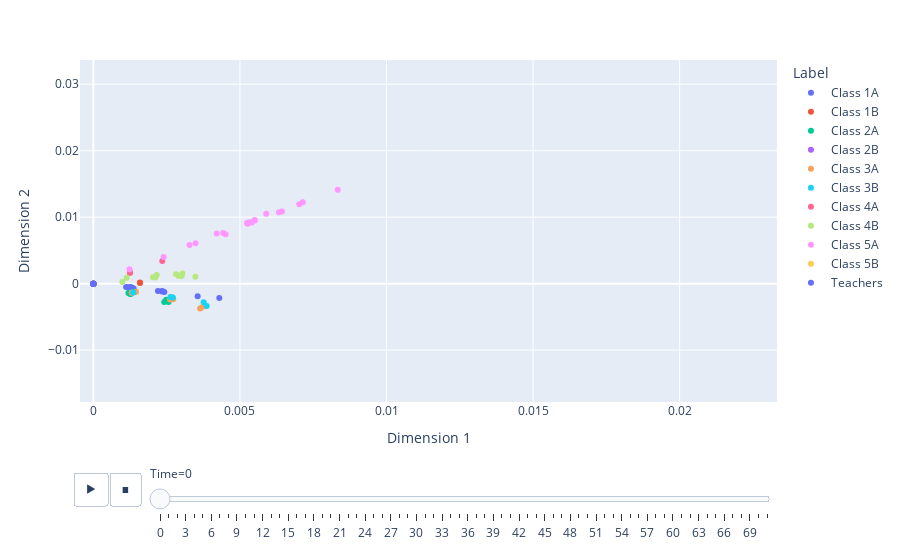

The notebook cell this image was saved under:
### Markdown cell above
### Quick visualisations

### Code cell
from pyemb.tools import plot_dyn_embedding

# Quick animation of the embedding
plot_dyn_embedding(emb, n, T, node_labels)

### Figure 1 — Plotly figure (JSON) as saved in the notebook; plotly's stock layout.template omitted (floating-point values rounded to 4 significant figures)
{"data": [{"hovertemplate": "Label=Class 1A<br>Time=0<br>Dimension 1=%{x}<br>Dimension 2=%{y}<extra></extra>", "legendgroup": "Class 1A", "marker": {"color": "#636efa", "symbol": "circle"}, "mode": "markers", "name": "Class 1A", "orientation": "v", "showlegend": true, "type": "scatter", "x": [0.002341, 0.004296, 0.00127, 0.001277, 5.474e-17, 0.001241, 0.002348, 0.003556, 0.002201, 0.001277, 0.001373, 0.002419, 0.00127, 0.001116, 0.001324, 0.001324, 0.001186, 0.001186, 0, 0, 0, 0, 0], "xaxis": "x", "y": [-0.001171, -0.002154, -0.0006589, -0.0005327, -1.294e-17, -0.0008092, -0.001096, -0.001903, -0.001122, -0.000558, -0.0007375, -0.001274, -0.0006589, -0.0004926, -0.0006464, -0.0006464, -0.0005697, -0.000534, 0, 0, 0, 0, 0], "yaxis": "y"}, {"hovertemplate": "Label=Class 1B<br>Time=0<br>Dimension 1=%{x}<br>Dimension 2=%{y}<extra></extra>", "legendgroup": "Class 1B", "marker": {"color": "#EF553B", "symbol": "circle"}, "mode": "markers", "name": "Class 1B", "orientation": "v", "showlegend": true, "type": "scatter", "x": [0, 0, 0, 0, 0, 0.001589, 0.001589, 0, 0, 0, 0, 0, 0, 0, 0, 0, 0, 0, 0, 0, 0, 0, 0, 0, 0], "xaxis": "x", "y": [0, 0, 0, 0, 0, 0.0001882, 0.0001152, 0, 0, 0, 0, 0, 0, 0, 0, 0, 0, 0, 0, 0, 0, 0, 0, 0, 0], "yaxis": "y"}, {"hovertemplate": "Label=Class 2A<br>Time=0<br>Dimension 1=%{x}<br>Dimension 2=%{y}<extra></extra>", "legendgroup": "Class 2A", "marker": {"color": "#00cc96", "symbol": "circle"}, "mode": "markers", "name": "Class 2A", "orientation": "v", "showlegend": true, "type": "scatter", "x": [0.001223, 0.001263, 0, 0, 0, 0, 0, 0, 0, 0, 0, 0, 0, 0, 0, 0.002563, 0.002482, 0.001223, 0.002418, 0.001263, 0.002488, 0.001195, 0.001411], "xaxis": "x", "y": [-0.001376, -0.001554, 0, 0, 0, 0, 0, 0, 0, 0, 0, 0, 0, 0, 0, -0.002745, -0.002543, -0.001376, -0.002743, -0.001554, -0.002429, -0.001396, -0.001194], "yaxis": "y"}, {"hovertemplate": "Label=Class 2B<br>Time=0<br>Dimension 1=%{x}<br>Dimension 2=%{y}<extra></extra>", "legendgroup": "Class 2B", "marker": {"color": "#ab63fa", "symbol": "circle"}, "mode": "markers", "name": "Class 2B", "orientation": "v", "showlegend": true, "type": "scatter", "x": [0, 0, 0, 0, 0, 0, 0, 0, 0, 0, 0, 0, 0, 0, 0, 0, 0, 0, 0, 0, 0, 0, 0, 0, 0, 0], "xaxis": "x", "y": [0, 0, 0, 0, 0, 0, 0, 0, 0, 0, 0, 0, 0, 0, 0, 0, 0, 0, 0, 0, 0, 0, 0, 0, 0, 0], "yaxis": "y"}, {"hovertemplate": "Label=Class 3A<br>Time=0<br>Dimension 1=%{x}<br>Dimension 2=%{y}<extra></extra>", "legendgroup": "Class 3A", "marker": {"color": "#FFA15A", "symbol": "circle"}, "mode": "markers", "name": "Class 3A", "orientation": "v", "showlegend": true, "type": "scatter", "x": [0.001312, 0, 0.001312, 0.002724, 0, 0, 0, 0.001312, 0.003639, 0, 0, 0.003704, 0.001453, 0, 0, 0, 0.002615, 0, 0, 0, 0, 0, 0], "xaxis": "x", "y": [-0.001371, 0, -0.001371, -0.002353, 0, 0, 0, -0.001371, -0.00373, 0, 0, -0.00355, -0.001252, 0, 0, 0, -0.002389, 0, 0, 0, 0, 0, 0], "yaxis": "y"}, {"hovertemplate": "Label=Class 3B<br>Time=0<br>Dimension 1=%{x}<br>Dimension 2=%{y}<extra></extra>", "legendgroup": "Class 3B", "marker": {"color": "#19d3f3", "symbol": "circle"}, "mode": "markers", "name": "Class 3B", "orientation": "v", "showlegend": true, "type": "scatter", "x": [0, 0, 0, 0.003761, 0.002704, 0, 0, 0, 0, 0, 0, 0, 0.002704, 0, 0, 0.001361, 0.003865, 0.001361, 0, 0.002629, 0, 0], "xaxis": "x", "y": [0, 0, 0, -0.002812, -0.00209, 0, 0, 0, 0, 0, 0, 0, -0.00209, 0, 0, -0.001313, -0.00337, -0.001313, 0, -0.002024, 0, 0], "yaxis": "y"}, {"hovertemplate": "Label=Class 4A<br>Time=0<br>Dimension 1=%{x}<br>Dimension 2=%{y}<extra></extra>", "legendgroup": "Class 4A", "marker": {"color": "#FF6692", "symbol": "circle"}, "mode": "markers", "name": "Class 4A", "orientation": "v", "showlegend": true, "type": "scatter", "x": [0, 0, 0, 0, 0.001249, 0, 0, 0, 0, 0, 0, 0, 0, 0, 0, 0.002352, 0, 0, 0.001249, 0, 0], "xaxis": "x", "y": [0, 0, 0, 0, 0.001622, 0, 0, 0, 0, 0, 0, 0, 0, 0, 0, 0.003407, 0, 0, 0.001622, 0, 0], "yaxis": "y"}, {"hovertemplate": "Label=Class 4B<br>Time=0<br>Dimension 1=%{x}<br>Dimension 2=%{y}<extra></extra>", "legendgroup": "Class 4B", "marker": {"color": "#B6E880", "symbol": "circle"}, "mode": "markers", "name": "Class 4B", "orientation": "v", "showlegend": true, "type": "scatter", "x": [0.003478, 0.0009904, 0, 0.002899, 0.001134, 0.003037, 0.002031, 0.002821, 0, 0, 0, 0, 0, 0, 0, 0, 0.003009, 0.002112, 0, 0, 0.00216, 0, 0], "xaxis": "x", "y": [0.001032, 0.0002433, 0, 0.001182, 0.000878, 0.001516, 0.0009453, 0.001418, 0, 0, 0, 0, 0, 0, 0, 0, 0.001157, 0.0009127, 0, 0, 0.001295, 0, 0], "yaxis": "y"}, {"hovertemplate": "Label=Class 5A<br>Time=0<br>Dimension 1=%{x}<br>Dimension 2=%{y}<extra></extra>", "legendgroup": "Class 5A", "marker": {"color": "#FF97FF", "symbol": "circle"}, "mode": "markers", "name": "Class 5A", "orientation": "v", "showlegend": true, "type": "scatter", "x": [0, 0, 0.00451, 0.005262, 0.008336, 0.005502, 0.006433, 0.005502, 0.007143, 0.004428, 0.001236, 0.007021, 0.003487, 0.002398, 0.005896, 0.004206, 0.003279, 0.005323, 0.005242, 0, 0.0054, 0.006328], "xaxis": "x", "y": [0, 0, 0.007434, 0.009006, 0.01414, 0.009506, 0.01086, 0.009567, 0.01224, 0.007601, 0.002157, 0.01195, 0.006085, 0.004013, 0.01053, 0.007538, 0.005818, 0.009219, 0.009123, 0, 0.009191, 0.01075], "yaxis": "y"}, {"hovertemplate": "Label=Class 5B<br>Time=0<br>Dimension 1=%{x}<br>Dimension 2=%{y}<extra></extra>", "legendgroup": "Class 5B", "marker": {"color": "#FECB52", "symbol": "circle"}, "mode": "markers", "name": "Class 5B", "orientation": "v", "showlegend": true, "type": "scatter", "x": [0, 0, 0, 0, 0, 0, 0, 0, 0, 0, 0, 0, 0, 0, 0, 0, 0, 0, 0, 0, 0, 0, 0, 0], "xaxis": "x", "y": [0, 0, 0, 0, 0, 0, 0, 0, 0, 0, 0, 0, 0, 0, 0, 0, 0, 0, 0, 0, 0, 0, 0, 0], "yaxis": "y"}, {"hovertemplate": "Label=Teachers<br>Time=0<br>Dimension 1=%{x}<br>Dimension 2=%{y}<extra></extra>", "legendgroup": "Teachers", "marker": {"color": "#636efa", "symbol": "circle"}, "mode": "markers", "name": "Teachers", "orientation": "v", "showlegend": true, "type": "scatter", "x": [0, 0, 0, 0, 0, 0, 0, 0, 0, 0], "xaxis": "x", "y": [0, 0, 0, 0, 0, 0, 0, 0, 0, 0], "yaxis": "y"}], "layout": {"legend": {"title": {"text": "Label"}, "tracegroupgap": 0}, "margin": {"t": 60}, "sliders": [{"active": 0, "currentvalue": {"prefix": "Time="}, "len": 0.9, "pad": {"b": 10, "t": 60}, "steps": [{"args": [["0"], {"frame": {"duration": 0, "redraw": false}, "fromcurrent": true, "mode": "immediate", "transition": {"duration": 0, "easing": "linear"}}], "label": "0", "method": "animate"}, {"args": [["1"], {"frame": {"duration": 0, "redraw": false}, "fromcurrent": true, "mode": "immediate", "transition": {"duration": 0, "easing": "linear"}}], "label": "1", "method": "animate"}, {"args": [["2"], {"frame": {"duration": 0, "redraw": false}, "fromcurrent": true, "mode": "immediate", "transition": {"duration": 0, "easing": "linear"}}], "label": "2", "method": "animate"}, {"args": [["3"], {"frame": {"duration": 0, "redraw": false}, "fromcurrent": true, "mode": "immediate", "transition": {"duration": 0, "easing": "linear"}}], "label": "3", "method": "animate"}, {"args": [["4"], {"frame": {"duration": 0, "redraw": false}, "fromcurrent": true, "mode": "immediate", "transition": {"duration": 0, "easing": "linear"}}], "label": "4", "method": "animate"}, {"args": [["5"], {"frame": {"duration": 0, "redraw": false}, "fromcurrent": true, "mode": "immediate", "transition": {"duration": 0, "easing": "linear"}}], "label": "5", "method": "animate"}, {"args": [["6"], {"frame": {"duration": 0, "redraw": false}, "fromcurrent": true, "mode": "immediate", "transition": {"duration": 0, "easing": "linear"}}], "label": "6", "method": "animate"}, {"args": [["7"], {"frame": {"duration": 0, "redraw": false}, "fromcurrent": true, "mode": "immediate", "transition": {"duration": 0, "easing": "linear"}}], "label": "7", "method": "animate"}, {"args": [["8"], {"frame": {"duration": 0, "redraw": false}, "fromcurrent": true, "mode": "immediate", "transition": {"duration": 0, "easing": "linear"}}], "label": "8", "method": "animate"}, {"args": [["9"], {"frame": {"duration": 0, "redraw": false}, "fromcurrent": true, "mode": "immediate", "transition": {"duration": 0, "easing": "linear"}}], "label": "9", "method": "animate"}, {"args": [["10"], {"frame": {"duration": 0, "redraw": false}, "fromcurrent": true, "mode": "immediate", "transition": {"duration": 0, "easing": "linear"}}], "label": "10", "method": "animate"}, {"args": [["11"], {"frame": {"duration": 0, "redraw": false}, "fromcurrent": true, "mode": "immediate", "transition": {"duration": 0, "easing": "linear"}}], "label": "11", "method": "animate"}, {"args": [["12"], {"frame": {"duration": 0, "redraw": false}, "fromcurrent": true, "mode": "immediate", "transition": {"duration": 0, "easing": "linear"}}], "label": "12", "method": "animate"}, {"args": [["13"], {"frame": {"duration": 0, "redraw": false}, "fromcurrent": true, "mode": "immediate", "transition": {"duration": 0, "easing": "linear"}}], "label": "13", "method": "animate"}, {"args": [["14"], {"frame": {"duration": 0, "redraw": false}, "fromcurrent": true, "mode": "immediate", "transition": {"duration": 0, "easing": "linear"}}], "label": "14", "method": "animate"}, {"args": [["15"], {"frame": {"duration": 0, "redraw": false}, "fromcurrent": true, "mode": "immediate", "transition": {"duration": 0, "easing": "linear"}}], "label": "15", "method": "animate"}, {"args": [["16"], {"frame": {"duration": 0, "redraw": false}, "fromcurrent": true, "mode": "immediate", "transition": {"duration": 0, "easing": "linear"}}], "label": "16", "method": "animate"}, {"args": [["17"], {"frame": {"duration": 0, "redraw": false}, "fromcurrent": true, "mode": "immediate", "transition": {"duration": 0, "easing": "linear"}}], "label": "17", "method": "animate"}, {"args": [["18"], {"frame": {"duration": 0, "redraw": false}, "fromcurrent": true, "mode": "immediate", "transition": {"duration": 0, "easing": "linear"}}], "label": "18", "method": "animate"}, {"args": [["19"], {"frame": {"duration": 0, "redraw": false}, "fromcurrent": true, "mode": "immediate", "transition": {"duration": 0, "easing": "linear"}}], "label": "19", "method": "animate"}, {"args": [["20"], {"frame": {"duration": 0, "redraw": false}, "fromcurrent": true, "mode": "immediate", "transition": {"duration": 0, "easing": "linear"}}], "label": "20", "method": "animate"}, {"args": [["21"], {"frame": {"duration": 0, "redraw": false}, "fromcurrent": true, "mode": "immediate", "transition": {"duration": 0, "easing": "linear"}}], "label": "21", "method": "animate"}, {"args": [["22"], {"frame": {"duration": 0, "redraw": false}, "fromcurrent": true, "mode": "immediate", "transition": {"duration": 0, "easing": "linear"}}], "label": "22", "method": "animate"}, {"args": [["23"], {"frame": {"duration": 0, "redraw": false}, "fromcurrent": true, "mode": "immediate", "transition": {"duration": 0, "easing": "linear"}}], "label": "23", "method": "animate"}, {"args": [["24"], {"frame": {"duration": 0, "redraw": false}, "fromcurrent": true, "mode": "immediate", "transition": {"duration": 0, "easing": "linear"}}], "label": "24", "method": "animate"}, {"args": [["25"], {"frame": {"duration": 0, "redraw": false}, "fromcurrent": true, "mode": "immediate", "transition": {"duration": 0, "easing": "linear"}}], "label": "25", "method": "animate"}, {"args": [["26"], {"frame": {"duration": 0, "redraw": false}, "fromcurrent": true, "mode": "immediate", "transition": {"duration": 0, "easing": "linear"}}], "label": "26", "method": "animate"}, {"args": [["27"], {"frame": {"duration": 0, "redraw": false}, "fromcurrent": true, "mode": "immediate", "transition": {"duration": 0, "easing": "linear"}}], "label": "27", "method": "animate"}, {"args": [["28"], {"frame": {"duration": 0, "redraw": false}, "fromcurrent": true, "mode": "immediate", "transition": {"duration": 0, "easing": "linear"}}], "label": "28", "method": "animate"}, {"args": [["29"], {"frame": {"duration": 0, "redraw": false}, "fromcurrent": true, "mode": "immediate", "transition": {"duration": 0, "easing": "linear"}}], "label": "29", "method": "animate"}, {"args": [["30"], {"frame": {"duration": 0, "redraw": false}, "fromcurrent": true, "mode": "immediate", "transition": {"duration": 0, "easing": "linear"}}], "label": "30", "method": "animate"}, {"args": [["31"], {"frame": {"duration": 0, "redraw": false}, "fromcurrent": true, "mode": "immediate", "transition": {"duration": 0, "easing": "linear"}}], "label": "31", "method": "animate"}, {"args": [["32"], {"frame": {"duration": 0, "redraw": false}, "fromcurrent": true, "mode": "immediate", "transition": {"duration": 0, "easing": "linear"}}], "label": "32", "method": "animate"}, {"args": [["33"], {"frame": {"duration": 0, "redraw": false}, "fromcurrent": true, "mode": "immediate", "transition": {"duration": 0, "easing": "linear"}}], "label": "33", "method": "animate"}, {"args": [["34"], {"frame": {"duration": 0, "redraw": false}, "fromcurrent": true, "mode": "immediate", "transition": {"duration": 0, "easing": "linear"}}], "label": "34", "method": "animate"}, {"args": [["35"], {"frame": {"duration": 0, "redraw": false}, "fromcurrent": true, "mode": "immediate", "transition": {"duration": 0, "easing": "linear"}}], "label": "35", "method": "animate"}, {"args": [["36"], {"frame": {"duration": 0, "redraw": false}, "fromcurrent": true, "mode": "immediate", "transition": {"duration": 0, "easing": "linear"}}], "label": "36", "method": "animate"}, {"args": [["37"], {"frame": {"duration": 0, "redraw": false}, "fromcurrent": true, "mode": "immediate", "transition": {"duration": 0, "easing": "linear"}}], "label": "37", "method": "animate"}, {"args": [["38"], {"frame": {"duration": 0, "redraw": false}, "fromcurrent": true, "mode": "immediate", "transition": {"duration": 0, "easing": "linear"}}], "label": "38", "method": "animate"}, {"args": [["39"], {"frame": {"duration": 0, "redraw": false}, "fromcurrent": true, "mode": "immediate", "transition": {"duration": 0, "easing": "linear"}}], "label": "39", "method": "animate"}, {"args": [["40"], {"frame": {"duration": 0, "redraw": false}, "fromcurrent": true, "mode": "immediate", "transition": {"duration": 0, "easing": "linear"}}], "label": "40", "method": "animate"}, {"args": [["41"], {"frame": {"duration": 0, "redraw": false}, "fromcurrent": true, "mode": "immediate", "transition": {"duration": 0, "easing": "linear"}}], "label": "41", "method": "animate"}, {"args": [["42"], {"frame": {"duration": 0, "redraw": false}, "fromcurrent": true, "mode": "immediate", "transition": {"duration": 0, "easing": "linear"}}], "label": "42", "method": "animate"}, {"args": [["43"], {"frame": {"duration": 0, "redraw": false}, "fromcurrent": true, "mode": "immediate", "transition": {"duration": 0, "easing": "linear"}}], "label": "43", "method": "animate"}, {"args": [["44"], {"frame": {"duration": 0, "redraw": false}, "fromcurrent": true, "mode": "immediate", "transition": {"duration": 0, "easing": "linear"}}], "label": "44", "method": "animate"}, {"args": [["45"], {"frame": {"duration": 0, "redraw": false}, "fromcurrent": true, "mode": "immediate", "transition": {"duration": 0, "easing": "linear"}}], "label": "45", "method": "animate"}, {"args": [["46"], {"frame": {"duration": 0, "redraw": false}, "fromcurrent": true, "mode": "immediate", "transition": {"duration": 0, "easing": "linear"}}], "label": "46", "method": "animate"}, {"args": [["47"], {"frame": {"duration": 0, "redraw": false}, "fromcurrent": true, "mode": "immediate", "transition": {"duration": 0, "easing": "linear"}}], "label": "47", "method": "animate"}, {"args": [["48"], {"frame": {"duration": 0, "redraw": false}, "fromcurrent": true, "mode": "immediate", "transition": {"duration": 0, "easing": "linear"}}], "label": "48", "method": "animate"}, {"args": [["49"], {"frame": {"duration": 0, "redraw": false}, "fromcurrent": true, "mode": "immediate", "transition": {"duration": 0, "easing": "linear"}}], "label": "49", "method": "animate"}, {"args": [["50"], {"frame": {"duration": 0, "redraw": false}, "fromcurrent": true, "mode": "immediate", "transition": {"duration": 0, "easing": "linear"}}], "label": "50", "method": "animate"}, {"args": [["51"], {"frame": {"duration": 0, "redraw": false}, "fromcurrent": true, "mode": "immediate", "transition": {"duration": 0, "easing": "linear"}}], "label": "51", "method": "animate"}, {"args": [["52"], {"frame": {"duration": 0, "redraw": false}, "fromcurrent": true, "mode": "immediate", "transition": {"duration": 0, "easing": "linear"}}], "label": "52", "method": "animate"}, {"args": [["53"], {"frame": {"duration": 0, "redraw": false}, "fromcurrent": true, "mode": "immediate", "transition": {"duration": 0, "easing": "linear"}}], "label": "53", "method": "animate"}, {"args": [["54"], {"frame": {"duration": 0, "redraw": false}, "fromcurrent": true, "mode": "immediate", "transition": {"duration": 0, "easing": "linear"}}], "label": "54", "method": "animate"}, {"args": [["55"], {"frame": {"duration": 0, "redraw": false}, "fromcurrent": true, "mode": "immediate", "transition": {"duration": 0, "easing": "linear"}}], "label": "55", "method": "animate"}, {"args": [["56"], {"frame": {"duration": 0, "redraw": false}, "fromcurrent": true, "mode": "immediate", "transition": {"duration": 0, "easing": "linear"}}], "label": "56", "method": "animate"}, {"args": [["57"], {"frame": {"duration": 0, "redraw": false}, "fromcurrent": true, "mode": "immediate", "transition": {"duration": 0, "easing": "linear"}}], "label": "57", "method": "animate"}, {"args": [["58"], {"frame": {"duration": 0, "redraw": false}, "fromcurrent": true, "mode": "immediate", "transition": {"duration": 0, "easing": "linear"}}], "label": "58", "method": "animate"}, {"args": [["59"], {"frame": {"duration": 0, "redraw": false}, "fromcurrent": true, "mode": "immediate", "transition": {"duration": 0, "easing": "linear"}}], "label": "59", "method": "animate"}, {"args": [["60"], {"frame": {"duration": 0, "redraw": false}, "fromcurrent": true, "mode": "immediate", "transition": {"duration": 0, "easing": "linear"}}], "label": "60", "method": "animate"}, {"args": [["61"], {"frame": {"duration": 0, "redraw": false}, "fromcurrent": true, "mode": "immediate", "transition": {"duration": 0, "easing": "linear"}}], "label": "61", "method": "animate"}, {"args": [["62"], {"frame": {"duration": 0, "redraw": false}, "fromcurrent": true, "mode": "immediate", "transition": {"duration": 0, "easing": "linear"}}], "label": "62", "method": "animate"}, {"args": [["63"], {"frame": {"duration": 0, "redraw": false}, "fromcurrent": true, "mode": "immediate", "transition": {"duration": 0, "easing": "linear"}}], "label": "63", "method": "animate"}, {"args": [["64"], {"frame": {"duration": 0, "redraw": false}, "fromcurrent": true, "mode": "immediate", "transition": {"duration": 0, "easing": "linear"}}], "label": "64", "method": "animate"}, {"args": [["65"], {"frame": {"duration": 0, "redraw": false}, "fromcurrent": true, "mode": "immediate", "transition": {"duration": 0, "easing": "linear"}}], "label": "65", "method": "animate"}, {"args": [["66"], {"frame": {"duration": 0, "redraw": false}, "fromcurrent": true, "mode": "immediate", "transition": {"duration": 0, "easing": "linear"}}], "label": "66", "method": "animate"}, {"args": [["67"], {"frame": {"duration": 0, "redraw": false}, "fromcurrent": true, "mode": "immediate", "transition": {"duration": 0, "easing": "linear"}}], "label": "67", "method": "animate"}, {"args": [["68"], {"frame": {"duration": 0, "redraw": false}, "fromcurrent": true, "mode": "immediate", "transition": {"duration": 0, "easing": "linear"}}], "label": "68", "method": "animate"}, {"args": [["69"], {"frame": {"duration": 0, "redraw": false}, "fromcurrent": true, "mode": "immediate", "transition": {"duration": 0, "easing": "linear"}}], "label": "69", "method": "animate"}, {"args": [["70"], {"frame": {"duration": 0, "redraw": false}, "fromcurrent": true, "mode": "immediate", "transition": {"duration": 0, "easing": "linear"}}], "label": "70", "method": "animate"}, {"args": [["71"], {"frame": {"duration": 0, "redraw": false}, "fromcurrent": true, "mode": "immediate", "transition": {"duration": 0, "easing": "linear"}}], "label": "71", "method": "animate"}], "x": 0.1, "xanchor": "left", "y": 0, "yanchor": "top"}], "updatemenus": [{"buttons": [{"args": [null, {"frame": {"duration": 500, "redraw": false}, "fromcurrent": true, "mode": "immediate", "transition": {"duration": 500, "easing": "linear"}}], "label": "&#9654;", "method": "animate"}, {"args": [[null], {"frame": {"duration": 0, "redraw": false}, "fromcurrent": true, "mode": "immediate", "transition": {"duration": 0, "easing": "linear"}}], "label": "&#9724;", "method": "animate"}], "direction": "left", "pad": {"r": 10, "t": 70}, "showactive": false, "type": "buttons", "x": 0.1, "xanchor": "right", "y": 0, "yanchor": "top"}], "xaxis": {"anchor": "y", "domain": [0, 1], "range": [-0.0004573, 0.02332], "title": {"text": "Dimension 1"}}, "yaxis": {"anchor": "x", "domain": [0, 1], "range": [-0.0178, 0.03364], "title": {"text": "Dimension 2"}}}}
